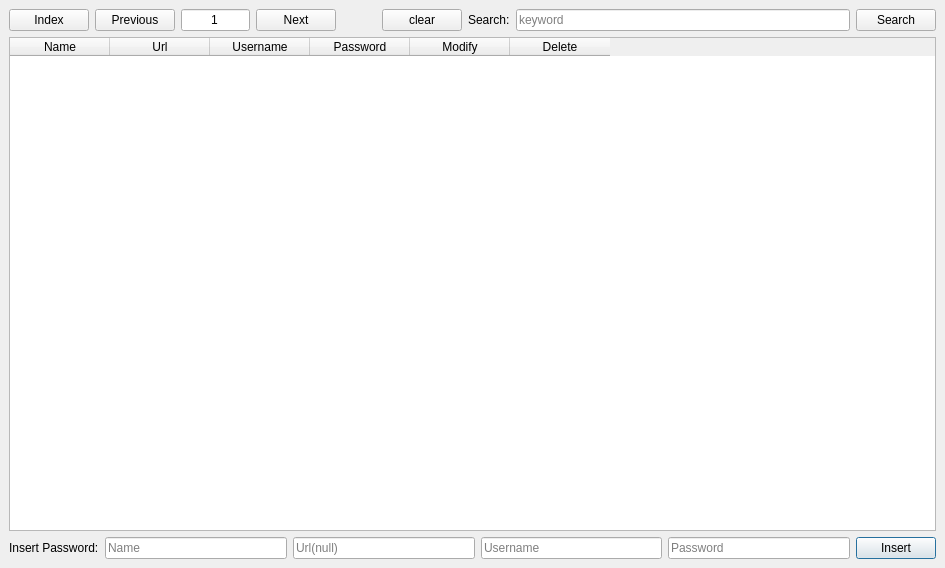
<?xml version="1.0" encoding="UTF-8"?>
<ui version="4.0">
    <class>Students</class>
    <widget class="QMainWindow" name="Students">
        <property name="geometry">
            <rect>
                <x>0</x>
                <y>0</y>
                <width>945</width>
                <height>568</height>
            </rect>
        </property>
        <property name="windowTitle">
            <string>Password Manage</string>
        </property>
        <property name="windowIcon">
            <iconset resource="img.qrc">
                <normaloff>:/imgs/logo_icon.png</normaloff>:/imgs/logo_icon.png
            </iconset>
        </property>
        <widget class="QWidget" name="centralwidget">
            <layout class="QVBoxLayout" name="verticalLayout_2">
                <item>
                    <layout class="QVBoxLayout" name="verticalLayout">
                        <item>
                            <layout class="QHBoxLayout" name="horizontalLayout_2">
                                <item>
                                    <layout class="QHBoxLayout" name="horizontalLayout_3">
                                        <item>
                                            <widget class="QPushButton" name="index_page">
                                                <property name="text">
                                                    <string>Index</string>
                                                </property>
                                            </widget>
                                        </item>
                                        <item>
                                            <widget class="QPushButton" name="before_page">
                                                <property name="text">
                                                    <string>Previous</string>
                                                </property>
                                            </widget>
                                        </item>
                                        <item>
                                            <widget class="QLineEdit" name="page_input">
                                                <property name="maximumSize">
                                                    <size>
                                                        <width>69</width>
                                                        <height>16777215</height>
                                                    </size>
                                                </property>
                                                <property name="text">
                                                    <string>1</string>
                                                </property>
                                                <property name="alignment">
                                                    <set>Qt::AlignCenter</set>
                                                </property>
                                            </widget>
                                        </item>
                                        <item>
                                            <widget class="QPushButton" name="next_page">
                                                <property name="text">
                                                    <string>Next</string>
                                                </property>
                                            </widget>
                                        </item>
                                        <item>
                                            <spacer name="horizontalSpacer_2">
                                                <property name="orientation">
                                                    <enum>Qt::Horizontal</enum>
                                                </property>
                                                <property name="sizeHint" stdset="0">
                                                    <size>
                                                        <width>40</width>
                                                        <height>20</height>
                                                    </size>
                                                </property>
                                            </spacer>
                                        </item>
                                    </layout>
                                </item>
                                <item>
                                    <widget class="QPushButton" name="clear_button">
                                        <property name="text">
                                            <string>clear</string>
                                        </property>
                                    </widget>
                                </item>
                                <item>
                                    <widget class="QLabel" name="label_2">
                                        <property name="text">
                                            <string>Search:</string>
                                        </property>
                                    </widget>
                                </item>
                                <item>
                                    <widget class="QLineEdit" name="search_input">
                                        <property name="text">
                                            <string/>
                                        </property>
                                        <property name="placeholderText">
                                            <string>keyword</string>
                                        </property>
                                    </widget>
                                </item>
                                <item>
                                    <widget class="QPushButton" name="search_button">
                                        <property name="text">
                                            <string>Search</string>
                                        </property>
                                    </widget>
                                </item>
                            </layout>
                        </item>
                        <item>
                            <widget class="QTableWidget" name="info_table">
                                <column>
                                    <property name="text">
                                        <string>Name</string>
                                    </property>
                                </column>
                                <column>
                                    <property name="text">
                                        <string>Url</string>
                                    </property>
                                </column>
                                <column>
                                    <property name="text">
                                        <string>Username</string>
                                    </property>
                                </column>
                                <column>
                                    <property name="text">
                                        <string>Password</string>
                                    </property>
                                </column>
                                <column>
                                    <property name="text">
                                        <string>Modify</string>
                                    </property>
                                </column>
                                <column>
                                    <property name="text">
                                        <string>Delete</string>
                                    </property>
                                </column>
                            </widget>
                        </item>
                        <item>
                            <layout class="QHBoxLayout" name="horizontalLayout">
                                <item>
                                    <widget class="QLabel" name="label">
                                        <property name="text">
                                            <string>Insert Password:</string>
                                        </property>
                                    </widget>
                                </item>
                                <item>
                                    <widget class="QLineEdit" name="stu">
                                        <property name="placeholderText">
                                            <string>Name</string>
                                        </property>
                                    </widget>
                                </item>
                                <item>
                                    <widget class="QLineEdit" name="name">
                                        <property name="placeholderText">
                                            <string>Url(null)</string>
                                        </property>
                                    </widget>
                                </item>
                                <item>
                                    <widget class="QLineEdit" name="build">
                                        <property name="placeholderText">
                                            <string>Username</string>
                                        </property>
                                    </widget>
                                </item>
                                <item>
                                    <widget class="QLineEdit" name="password">
                                        <property name="placeholderText">
                                            <string>Password</string>
                                        </property>
                                    </widget>
                                </item>
                                <item>
                                    <widget class="QPushButton" name="add_button">
                                        <property name="styleSheet">
                                            <string notr="true"/>
                                        </property>
                                        <property name="text">
                                            <string>Insert</string>
                                        </property>
                                        <property name="autoDefault">
                                            <bool>false</bool>
                                        </property>
                                        <property name="default">
                                            <bool>true</bool>
                                        </property>
                                        <property name="flat">
                                            <bool>false</bool>
                                        </property>
                                    </widget>
                                </item>
                            </layout>
                        </item>
                    </layout>
                </item>
            </layout>
        </widget>
    </widget>
    <resources>
        <include location="img.qrc"/>
    </resources>
    <connections/>
</ui>
